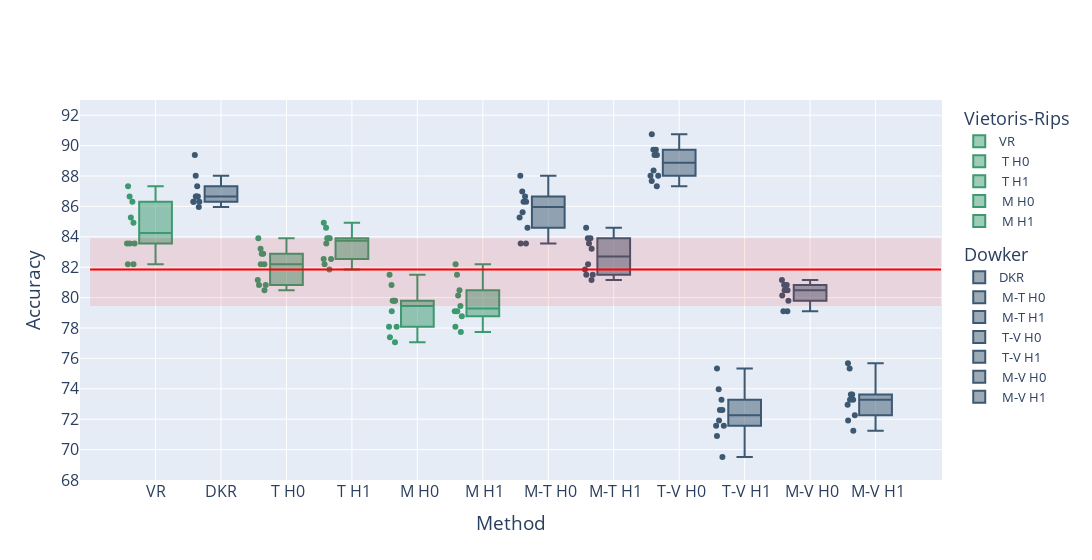

Notebook cell for this chart:
### Code cell
fig = go.Figure()

for i in range(12):
    fig.add_trace(
        go.Box(
            y=accs[i],
            name = names[i],
            marker_color=clrs[i],
            boxpoints='all',
            legendgroup=grp[i],
            legendgrouptitle_text=titles[i],
            text= names[i],
            #whiskerwidth=.9,
            showlegend=True,
            width=.5
        )
    )

simple_min = np.min(simple)
simple_median = np.median(simple)
simple_max = np.max(simple)

simple_box = go.layout.Shape(
    type="rect",
    xref="x",
    yref="y",
    x0=-1,
    y0=simple_min,
    x1=12,
    y1=simple_max,
    line=dict(color=None,width=0),
    fillcolor="red",
    opacity=0.1
)

simple_median_marker = go.layout.Shape(
    type="line",
    xref="x",
    yref="y",
    x0=-1,
    y0=simple_median,
    x1=12,
    y1=simple_median,
    line=dict(color="red", width=2),
    opacity = 1
)

fig.add_shape(simple_box)
fig.add_shape(simple_median_marker)
fig.update_layout(legend_tracegroupgap=10,legend=dict(font=dict(size=13)))
fig.update_xaxes(title="Method")
fig.update_yaxes(title="Accuracy")
fig.update_layout(font=dict(size=16),yaxis=dict(showgrid=True,gridwidth=1,dtick=2,range=(68,93)),xaxis=dict(showgrid=True,gridwidth=1)
)
fig.update_layout(autosize=False,width=1200)
fig.show()
#fig.write_image("svm.pdf",engine="kaleido")

### Figure 1 — Plotly figure (JSON) as saved in the notebook; plotly's stock layout.template omitted (floating-point values rounded to 4 significant figures)
{"data": [{"boxpoints": "all", "legendgroup": "VR", "legendgrouptitle": {"text": "Vietoris-Rips"}, "marker": {"color": "#3D9970"}, "name": "VR", "showlegend": true, "text": "VR", "type": "box", "width": 0.5, "y": [87.33, 82.19, 83.56, 82.19, 86.64, 83.56, 86.3, 85.27, 83.56, 84.93]}, {"boxpoints": "all", "legendgroup": "Dowker", "legendgrouptitle": {"text": "Dowker"}, "marker": {"color": "#3D5871"}, "name": "DKR", "showlegend": true, "text": "DKR", "type": "box", "width": 0.5, "y": [87.33, 86.64, 86.64, 89.38, 86.3, 86.3, 86.64, 88.01, 85.96, 86.3]}, {"boxpoints": "all", "legendgroup": "VR", "legendgrouptitle": {"text": "Vietoris-Rips"}, "marker": {"color": "#3D9970"}, "name": " T H0", "showlegend": true, "text": " T H0", "type": "box", "width": 0.5, "y": [80.82, 82.19, 81.16, 83.22, 82.19, 82.88, 83.9, 80.48, 80.82, 82.88]}, {"boxpoints": "all", "legendgroup": "VR", "legendgrouptitle": {"text": "Vietoris-Rips"}, "marker": {"color": "#3D9970"}, "name": " T H1", "showlegend": true, "text": " T H1", "type": "box", "width": 0.5, "y": [83.56, 83.9, 84.93, 81.85, 82.53, 84.59, 83.9, 83.9, 82.19, 82.53]}, {"boxpoints": "all", "legendgroup": "VR", "legendgrouptitle": {"text": "Vietoris-Rips"}, "marker": {"color": "#3D9970"}, "name": " M H0", "showlegend": true, "text": " M H0", "type": "box", "width": 0.5, "y": [78.08, 79.79, 80.82, 79.11, 77.4, 81.51, 77.05, 79.79, 79.79, 78.08]}, {"boxpoints": "all", "legendgroup": "VR", "legendgrouptitle": {"text": "Vietoris-Rips"}, "marker": {"color": "#3D9970"}, "name": " M H1", "showlegend": true, "text": " M H1", "type": "box", "width": 0.5, "y": [77.74, 79.45, 80.14, 81.51, 79.11, 82.19, 79.11, 78.77, 78.08, 80.48]}, {"boxpoints": "all", "legendgroup": "Dowker", "legendgrouptitle": {"text": "Dowker"}, "marker": {"color": "#3D5871"}, "name": " M-T H0", "showlegend": true, "text": " M-T H0", "type": "box", "width": 0.5, "y": [86.3, 86.99, 86.64, 84.59, 86.3, 88.01, 85.27, 85.62, 83.56, 83.56]}, {"boxpoints": "all", "legendgroup": "Dowker", "legendgrouptitle": {"text": "Dowker"}, "marker": {"color": "#3D5871"}, "name": " M-T H1", "showlegend": true, "text": " M-T H1", "type": "box", "width": 0.5, "y": [81.51, 83.56, 81.51, 81.16, 82.19, 83.22, 81.85, 83.9, 83.9, 84.59]}, {"boxpoints": "all", "legendgroup": "Dowker", "legendgrouptitle": {"text": "Dowker"}, "marker": {"color": "#3D5871"}, "name": " T-V H0", "showlegend": true, "text": " T-V H0", "type": "box", "width": 0.5, "y": [89.38, 88.01, 87.67, 89.38, 89.73, 88.01, 89.73, 90.75, 88.36, 87.33]}, {"boxpoints": "all", "legendgroup": "Dowker", "legendgrouptitle": {"text": "Dowker"}, "marker": {"color": "#3D5871"}, "name": " T-V H1", "showlegend": true, "text": " T-V H1", "type": "box", "width": 0.5, "y": [71.58, 72.6, 71.58, 72.6, 73.97, 70.89, 75.34, 69.52, 71.92, 73.29]}, {"boxpoints": "all", "legendgroup": "Dowker", "legendgrouptitle": {"text": "Dowker"}, "marker": {"color": "#3D5871"}, "name": " M-V H0", "showlegend": true, "text": " M-V H0", "type": "box", "width": 0.5, "y": [80.48, 80.14, 80.82, 79.11, 80.82, 81.16, 79.11, 79.79, 80.82, 80.48]}, {"boxpoints": "all", "legendgroup": "Dowker", "legendgrouptitle": {"text": "Dowker"}, "marker": {"color": "#3D5871"}, "name": " M-V H1", "showlegend": true, "text": " M-V H1", "type": "box", "width": 0.5, "y": [73.29, 75.68, 73.29, 73.63, 75.34, 71.23, 71.92, 72.95, 72.26, 73.63]}], "layout": {"autosize": false, "font": {"size": 16}, "legend": {"font": {"size": 13}, "tracegroupgap": 10}, "shapes": [{"fillcolor": "red", "line": {"width": 0}, "opacity": 0.1, "type": "rect", "x0": -1, "x1": 12, "xref": "x", "y0": 79.45, "y1": 83.9, "yref": "y"}, {"line": {"color": "red", "width": 2}, "opacity": 1, "type": "line", "x0": -1, "x1": 12, "xref": "x", "y0": 81.85, "y1": 81.85, "yref": "y"}], "width": 1200, "xaxis": {"gridwidth": 1, "showgrid": true, "title": {"text": "Method"}}, "yaxis": {"dtick": 2, "gridwidth": 1, "range": [68, 93], "showgrid": true, "title": {"text": "Accuracy"}}}}
